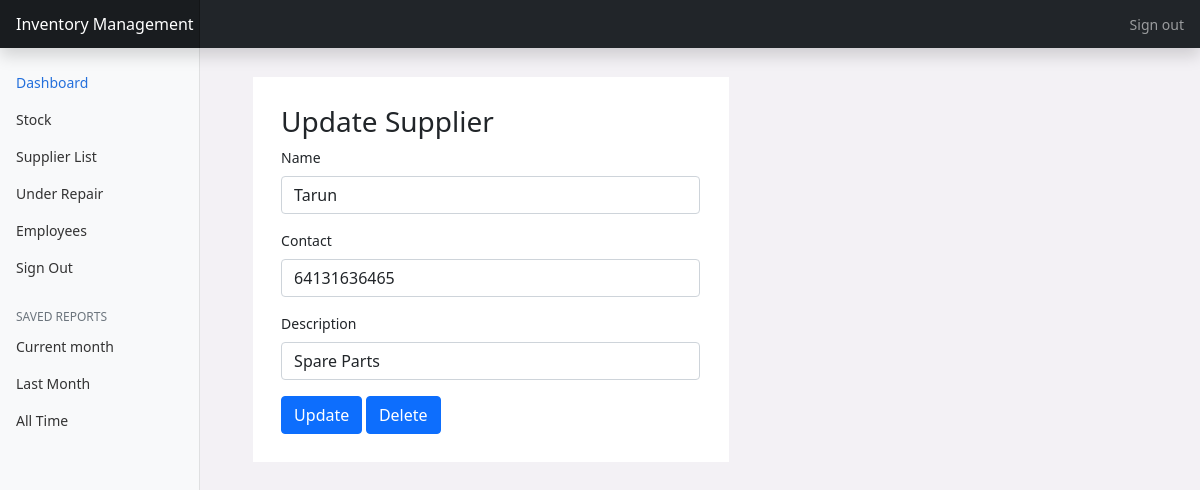
The page /updateSupplier/2 (signed in) on the database its author committed.
### main/models.py (models this page shows, shortened)
class Supplier(models.Model):
    supplier_id = models.AutoField(primary_key=True)
    name = models.CharField(max_length=100, default='')
    description = models.TextField(default=' ')
    contact = models.CharField(max_length=15,unique=True)

### main/views.py (the view, shortened to what this page needs)
# urls.py: path('updateSupplier/<int:pk>',views.updateSupplier,name='updateSupplier'),
@login_required(login_url='/auth/login')
def updateSupplier(request,pk):
    supplier = models.Supplier.objects.get(pk = pk)
    initial = {
        "name" : supplier.name,
        "contact" : supplier.contact,
        "description" : supplier.description
    }
    updateSupplierForm = forms.addSupplier(initial=initial)
    context = {
        'form' : updateSupplierForm
    }
    return render(request,'main/updateSupplier.html',context)

### main/forms.py
class addSupplier(forms.Form):
    name = forms.CharField(max_length=256,widget=forms.TextInput(attrs={'class':'form-control','placeholder':"Supplier's Name"}))
    description = forms.CharField(max_length=256,widget=forms.TextInput(attrs={'class':'form-control','placeholder':'Description'}))
    contact = forms.RegexField(regex=r'^\+?1?\d{9,15}$',widget=forms.TextInput(attrs={'class':'form-control','placeholder':'Contact : Should be between 9 to 15 digits'}))

### templates/main/updateSupplier.html (shortened to what this page needs)
{% extends 'main/base.html' %}
{% block content %}
{% include 'main/navbar.html' %}
<main class="col-md-9 ms-sm-auto col-lg-10 px-md-4">
<div class="container-fluid w-50" style="background-color: white; padding: 3%; margin: 3%;">
    <h3>Update Supplier</h3>
    <form action="" method="POST">
        <div class="mb-3">
            <label class="form-label">Name</label>
            {{form.name}}
        </div>
        <div class="mb-3">
            <label class="form-label">Contact</label>
            {{form.contact}}
        </div>
        <div class="mb-3">
            <label class="form-label">Description</label>
            {{form.description}}
        </div>
        <button type="submit" class="btn btn-primary" name="submit_type" value="update">Update</button>
        <button type="submit" class="btn btn-primary" name="submit_type" value="delete">Delete</button>
    </form>
{% endblock %}

### static/css/main.css (style rules this page uses)
body { background-color: #F3F1F5; }

### static/css/dashboard.css (style rules this page uses)
body { font-size: .875rem; }

### rows shown on the page
Supplier: name "Tarun", contact "64131636465", description "Spare Parts"
